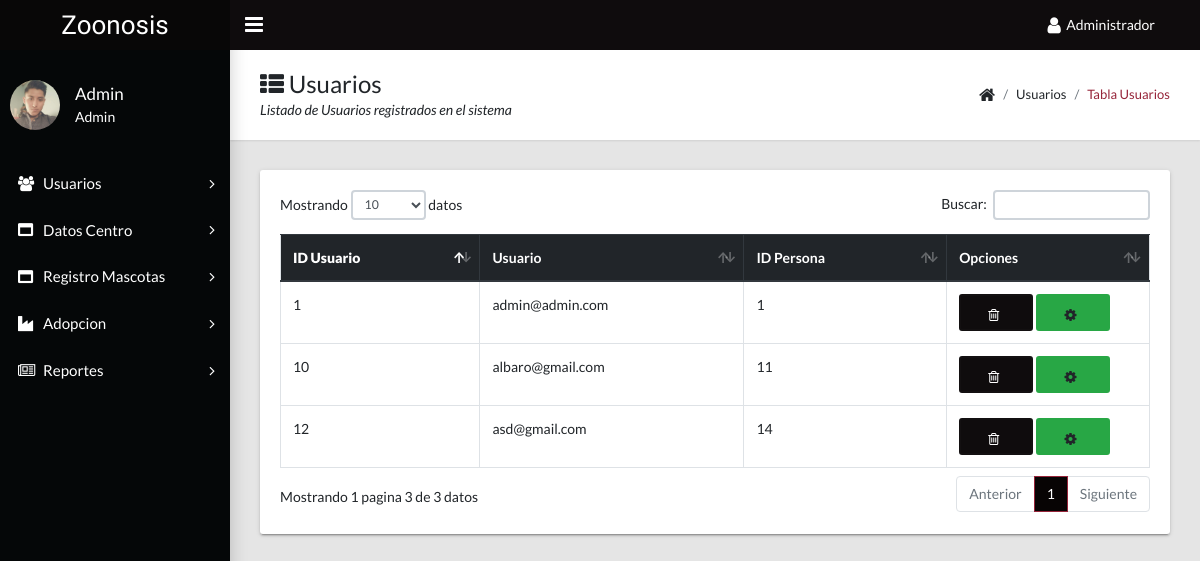
The page /admin/docs/listar_usuario.php (signed in) on the database its author committed.
### tables this page shows
CREATE TABLE `usuario` (
  `id_usuario` int(11) NOT NULL AUTO_INCREMENT,
  `usuario` varchar(45) DEFAULT NULL,
  `clave` varchar(45) DEFAULT NULL,
  `activousuario` tinyint(4) DEFAULT NULL,
  `fechacreacion` datetime DEFAULT NULL,
  `persona_id_persona` int(11) NOT NULL,
  PRIMARY KEY (`id_usuario`,`persona_id_persona`),
  KEY `fk_usuario_persona1_idx` (`persona_id_persona`),
  CONSTRAINT `fk_usuario_persona1` FOREIGN KEY (`persona_id_persona`) REFERENCES `persona` (`id_persona`) ON DELETE NO ACTION ON UPDATE NO ACTION
);

### modelo/conexion.php (called while the page is built, shortened)
<?php
class conexion{
	public $con;
	function __construct(){
	$this->host="localhost";
	$this->user="root";
	$this->clave="";
	$this->db="zoonosis_db";
	$this->con=mysqli_connect($this->host, $this->user,$this->clave);
	mysqli_query($this->con, 'SET NAMES UTF-8');
	if($this->con){
		mysqli_select_db($this->con,$this->db);
	}
	}
public function con_retorno($sql){
$resp=mysqli_query($this->con, $sql);
return $resp;
}
}

### modelo/mdl_login.php (called while the page is built, shortened)
<?php
require("conexion.php");
if (isset($_GET['id_persona']))
{
    $con= new conexion();
    $sql="update usuario set activousuario =0 where persona_id_persona='$_GET[id_persona]'";
    $con->sin_retorno($sql);
    $sql="update persona set activo=0 where id_persona =$_GET[id_persona]";
    $con->sin_retorno($sql);
    echo "<script> window.location.href='../admin/docs/listar_usuario.php';</script>";
}
else {
    class mdl_login
    {
        public $obj_con;
        function __construct()
        {
            $this->obj_con = new conexion();
        }
        public function listar()
        {
            $sql = "select * from usuario where activousuario=1 ;";
            return $this->obj_con->con_retorno($sql);
        }
    }
}

### admin/docs/listar_usuario.php (the view, shortened to what this page needs)
<?php
include_once('menu.php');
include_once ('../../modelo/mdl_login.php');
$objeto=new mdl_login();
$datos=$objeto->listar();
?>
<main class="app-content">
    <div class="app-title">
        <div>
            <h1><i class="fa fa-th-list"></i> Usuarios</h1>
            <p>Listado de Usuarios registrados en el sistema</p>
        </div>
        <ul class="app-breadcrumb breadcrumb side">
            <li class="breadcrumb-item"><i class="fa fa-home fa-lg"></i></li>
            <li class="breadcrumb-item">Usuarios</li>
            <li class="breadcrumb-item active"><a href="#">Tabla Usuarios</a></li>
        </ul>
    </div>
    <div class="row">
        <div class="col-md-12">
            <div class="tile">
                <div class="tile-body">
                    <table class="table table-hover table-bordered" id="sampleTable">
                        <thead class="thead-dark">
                        <tr>
                            <th><b>ID Usuario</th>
                            <th>Usuario</th>
                            <th>ID Persona</th>
                            <th>Opciones</th>
                        </tr>
                        </thead>
                        <tbody>
                        <?php
                        while($row=mysqli_fetch_assoc($datos)){
                            echo "<tr>";
                            echo "<td>".$row['id_usuario']."</td>";
                            echo "<td>".$row['usuario']."</td>";
                            echo "<td>".$row['persona_id_persona']."</td>";
                            $id_persona=$row['persona_id_persona'];
                            echo "<td><a class='btn btn-danger col-md-5' href='../../modelo/mdl_login.php?id_persona=".$id_persona."'><i class='fa fa-trash-o' aria-hidden='true'></i></a>
                            <a class=' btn btn-success col-md-5'><i class='fa fa-cog' aria-hidden='true'></i></a></td>";
                            echo "</tr>";
                        }?>
                        </tbody>
                    </table>
                </div>
            </div>
        </div>
    </div>
</main>

### rows shown on the page
usuario: id_usuario "1", usuario "admin@admin.com", persona_id_persona "1"
usuario: id_usuario "10", usuario "albaro@gmail.com", persona_id_persona "11"
usuario: id_usuario "12", usuario "asd@gmail.com", persona_id_persona "14"

### other values the page prints
$_SESSION['rol'] "Administrador"
$_SESSION['nombre'] "Admin"
$_SESSION['papellido'] "Admin"
